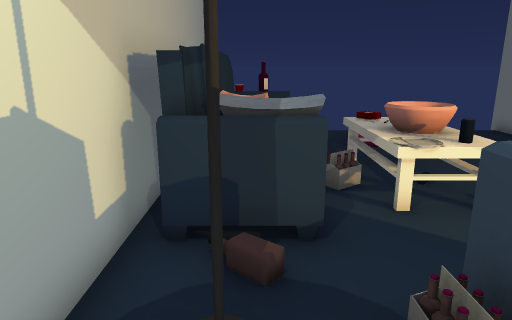
view 1 (above)

12 first-person views from a walk through a scene from a Unity 3-D project. The camera is 1.2 m above the floor, tilts 14° down and sees 70° across. The floor is counted in squares, 0.5 m on a side. Each view is taken from the middle of a square. On the plan, view 1 faces up. The plan holds only what a view shows up to about 20 squares ahead; the rest is blank. The place goes on beyond the plan. The player character is not drawn. Door leaves are left out, so doorways stand open. Some surface patterns are stand-ins.

view 2
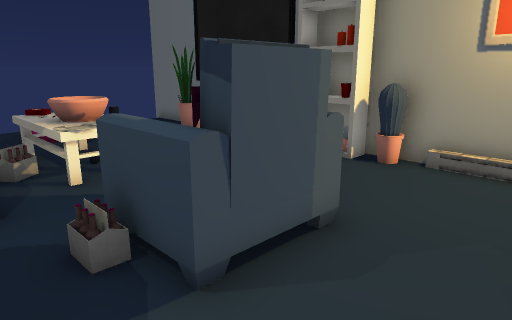

view 3
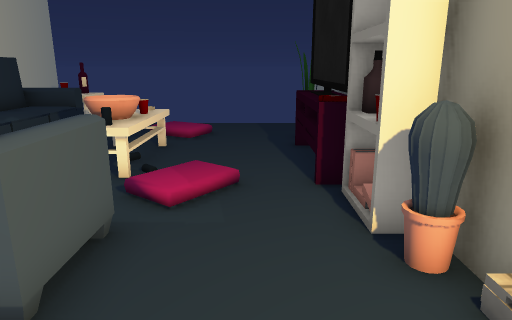

view 4
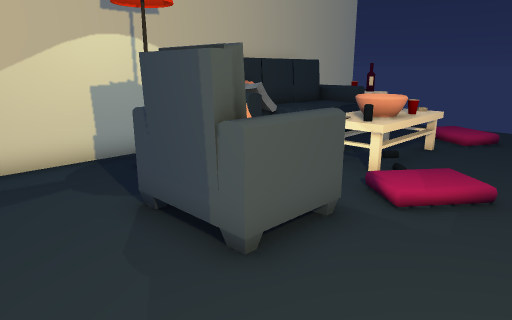

view 5
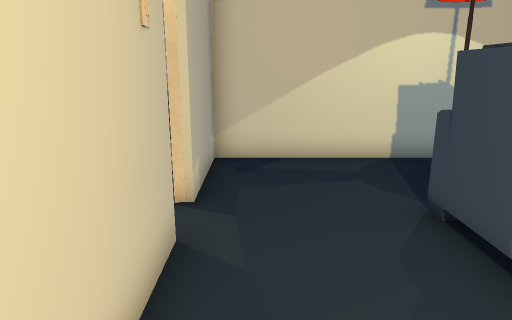

view 6
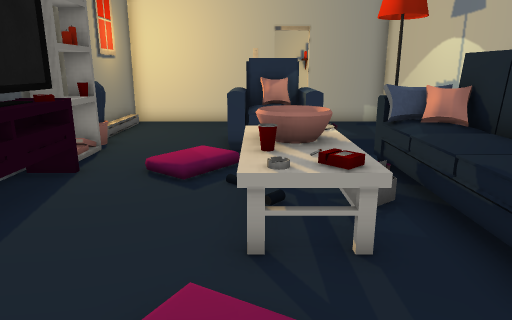

view 7
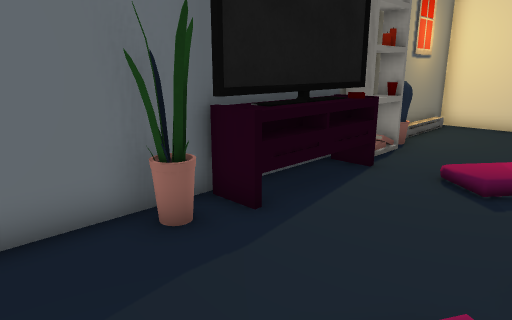

view 8
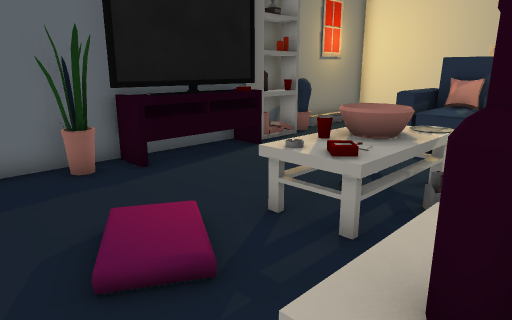

view 9
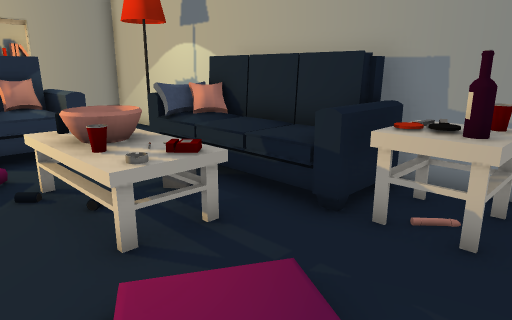

view 10
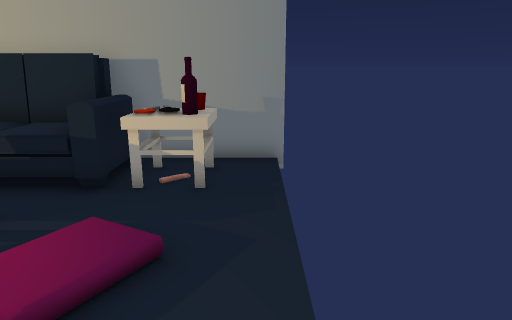

view 11
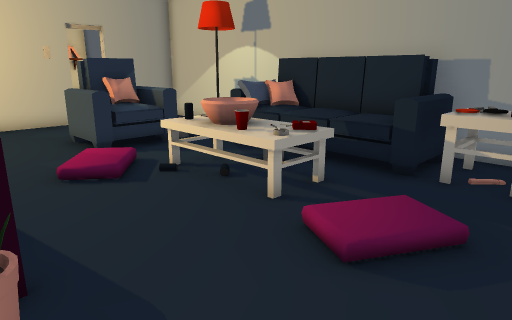

view 12
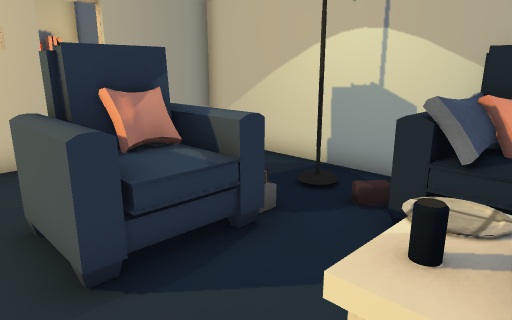

### Floor plan
Key: @ floor where view 1 was taken; # wall or solid block; . main floor; : floor 0.25 m higher than the main floor; + floor 0.5 m higher than the main floor; / step, stairs or slope; D open door; C cup; S sofa; T table; B bowl; L lamp; P plant; A TV; O other object.
Columns run from 2 left of view 1 to 10 right of it. Each row starts with its distance up from view 1.
 15 #           #
 14 #...........#
 13 #CTT.//.....#
 12 ##OT..:/....#
 11 ####.///...P#
 10 #S  TTT...AA#
  9 #S++TTT...AA#
  8 #S++TBC...AA#
  7 #S++TBB...AA#
  6 #SSSTTT.:.AA#
  5 #SSS.../:..##
  4 #.:..../...##
  3 #.L.SSSS...##
  2 #...SSSS...O#
  1 #...SSSS....#
  0 #.@.........#
 -1 #...........#
 -2 #...........#
 -3 ####DDO######

Where each view was taken, in squares from view 1:
view 1: 0 up, 0 right, facing up
view 2: 2 down, 0 right, facing up-right
view 3: 2 down, 7 right, facing up
view 4: 2 down, 8 right, facing up-left
view 5: 2 down, 8 right, facing left
view 6: 14 up, 4 right, facing down
view 7: 14 up, 4 right, facing down-right
view 8: 14 up, 0 right, facing down-right
view 9: 14 up, 6 right, facing down-left
view 10: 14 up, 8 right, facing left
view 11: 14 up, 9 right, facing down-left
view 12: 7 up, 6 right, facing down-left
